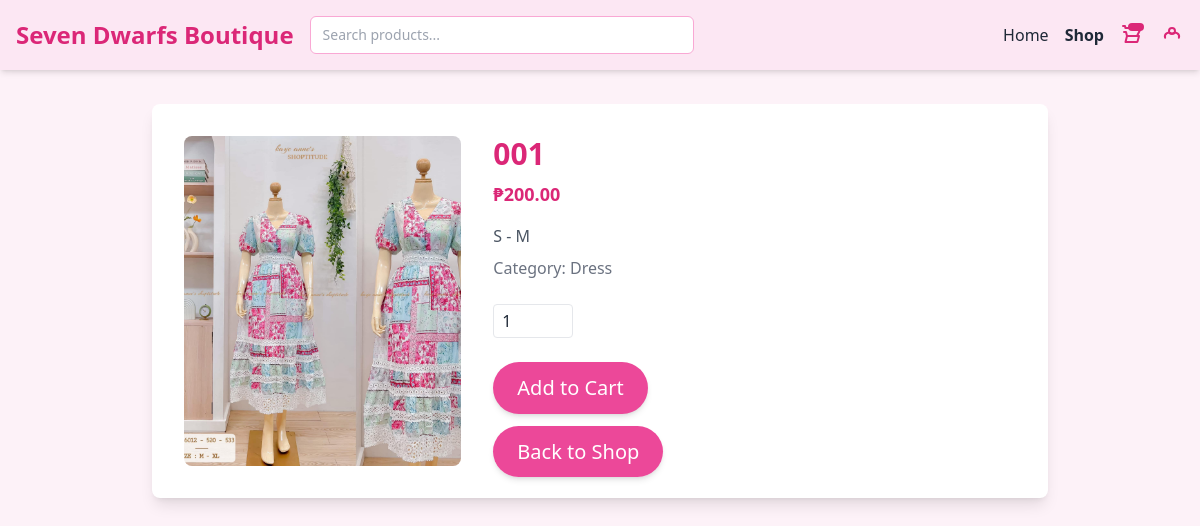
The app's page /customerside/product_detail.php?product_id=1 with its own data.
### tables this page shows
CREATE TABLE `products` (
  `product_id` int(11) NOT NULL,
  `product_name` varchar(255) DEFAULT NULL,
  `description` text DEFAULT NULL,
  `price_id` int(11) DEFAULT NULL,
  `stocks` int(11) DEFAULT NULL,
  `category_id` int(11) DEFAULT NULL,
  `image_url` varchar(255) DEFAULT NULL,
  `created_at` timestamp NOT NULL DEFAULT current_timestamp(),
  `supplier_id` int(11) DEFAULT NULL
);

CREATE TABLE `categories` (
  `category_id` int(11) NOT NULL,
  `category_name` varchar(100) NOT NULL
);

### customerside/product_detail.php (the view, shortened to what this page needs)
<?php
require 'conn.php';
$isLoggedIn = isset($_SESSION['customer_id']);
$product_id = $_GET['product_id'];
$stmt = $conn->prepare("SELECT p.product_name, p.price_id, p.description, p.image_url, c.category_name FROM products p JOIN categories c ON p.category_id = c.category_id WHERE p.product_id = ?");
$stmt->bind_param("i", $product_id);
$stmt->execute();
$result = $stmt->get_result();
$product = $result->fetch_assoc();
?>
<!DOCTYPE html>
<html lang="en">
<head>
  <script src="https://cdn.tailwindcss.com"></script>
</head>
<body class="bg-pink-50 text-gray-800 font-sans" x-data="cart()" @keydown.escape.window="showLogin = false; showSignup = false">
  <nav class="bg-pink-100 shadow-md fixed top-0 left-0 w-full z-50">
    <div class="max-w-7xl mx-auto px-4 py-4 flex flex-wrap items-center justify-between gap-4">
      <div class="flex flex-1 items-center gap-4">
        <h1 class="text-2xl font-bold text-pink-600 whitespace-nowrap">Seven Dwarfs Boutique</h1>
        <form action="shop.php" method="get" class="flex flex-1 max-w-sm">
          <input type="text" name="search" placeholder="Search products..." class="w-full px-3 py-2 border border-pink-300 rounded-md focus:outline-none focus:ring-2 focus:ring-pink-400 text-sm">
        </form>
      </div>
      <ul class="flex flex-wrap justify-center space-x-4 text-sm md:text-base">
        <li><a href="homepage.php" class="hover:text-pink-500">Home</a></li>
        <li><a href="shop.php" class="hover:text-pink-500 font-semibold">Shop</a></li>
      </ul>
      <div class="flex items-center gap-4 text-pink-600">
        <a href="cart.php" class="hover:text-pink-500 relative" title="Cart">
          <svg xmlns="http://www.w3.org/2000/svg" class="h-6 w-6" viewBox="0 0 24 24" fill="none" stroke="currentColor" stroke-width="2">
            <path stroke-linecap="round" stroke-linejoin="round" d="M3 3h2l.4 2M7 13h10l4-8H5.4M7 13l-1.5 6h11.1a1 1 0 001-.8l1.4-5.2H7zm0 0l-1-4H4" />
          </svg>
          <div x-show="cartCount > 0" class="absolute top-0 right-0 bg-pink-600 text-white text-xs rounded-full px-2 py-1">
          </div>
        </a>
        <div class="relative">
          <?php if ($isLoggedIn): ?>
          <div x-data="{ open: false }" class="relative">
            <button @click="open = !open" class="hover:text-pink-500" title="Profile">
              <svg xmlns="http://www.w3.org/2000/svg" class="h-6 w-6 text-pink-600" fill="none" viewBox="0 0 24 24" stroke="currentColor">
                <path stroke-linecap="round" stroke-linejoin="round" stroke-width="2" d="M5.121 17.804A4 4 0 0112 14a4 4 0 016.879 3.804M15 11a3 3 0 11-6 0 3 3 0 016 0z" />
              </svg>
            </button>
            <div x-show="open" @click.away="open = false" class="absolute right-0 mt-2 w-40 bg-white border border-gray-200 rounded-lg shadow-lg z-50">
              <a href="profile.php" class="block px-4 py-2 text-sm text-gray-700 hover:bg-pink-100">My Profile</a>
              <a href="purchases.php" class="block px-4 py-2 text-sm text-gray-700 hover:bg-pink-100">My Purchases</a>
              <form action="logout.php" method="POST">
                <button type="submit" class="w-full text-left px-4 py-2 text-sm text-red-500 hover:bg-pink-100">Logout</button>
              </form>
            </div>
          </div>
          <?php else: ?>
          <button @click="showLogin = true" class="hover:text-pink-500" title="Profile">
            <svg xmlns="http://www.w3.org/2000/svg" class="h-6 w-6" fill="none" viewBox="0 0 24 24" stroke="currentColor">
              <path stroke-linecap="round" stroke-linejoin="round" stroke-width="2" d="M5.121 17.804A4 4 0 0112 14a4 4 0 016.879 3.804M15 11a3 3 0 11-6 0 3 3 0 016 0z" />
            </svg>
          </button>
          <?php endif; ?>
        </div>
      </div>
    </div>
  </nav>
  <div class="max-w-4xl mx-auto mt-10 bg-white shadow-lg rounded-lg p-8">
    <div class="flex">
      <div class="flex-none w-1/3">
        <img src="<?= htmlspecialchars($product['image_url']) ?>" alt="<?= htmlspecialchars($product['product_name']) ?>" class="w-full h-full object-cover rounded-lg">
      </div>
      <div class="ml-8 flex-1">
        <h2 class="text-3xl font-semibold text-pink-600"><?= htmlspecialchars($product['product_name']) ?></h2>
        <p class="text-lg font-semibold text-pink-600 mt-2">₱<?= number_format($product['price_id'], 2) ?></p>
        <p class="text-gray-600 mt-4"><?= nl2br(htmlspecialchars($product['description'])) ?></p>
        <p class="text-gray-500 mt-2">Category: <?= htmlspecialchars($product['category_name']) ?></p>
        <div class="mt-6">
  <form action="add_to_cart.php" method="POST">
    <input type="number" name="quantity" value="1" min="1" class="border rounded px-2 py-1 mr-2 w-20">
    <br>
    <br>
    <button type="submit" class="bg-pink-500 text-white px-6 py-3 rounded-full text-xl shadow-md hover:bg-pink-600 transition">
      Add to Cart
    </button>
  </form>
</div>
        <div class="mt-6">
          <a href="shop.php" class="bg-pink-500 text-white px-6 py-3 rounded-full text-xl shadow-md hover:bg-pink-600 transition">
            Back to Shop
          </a>
        </div>
      </div>
    </div>
  </div>
</body>
</html>

### customerside/product_detail.php (style rules this page uses)
body { padding-top: 4rem; }

### records on screen
products: image_url (picture), product_name "001", price "200.00", description "S - M", category.category_name "Dress"
